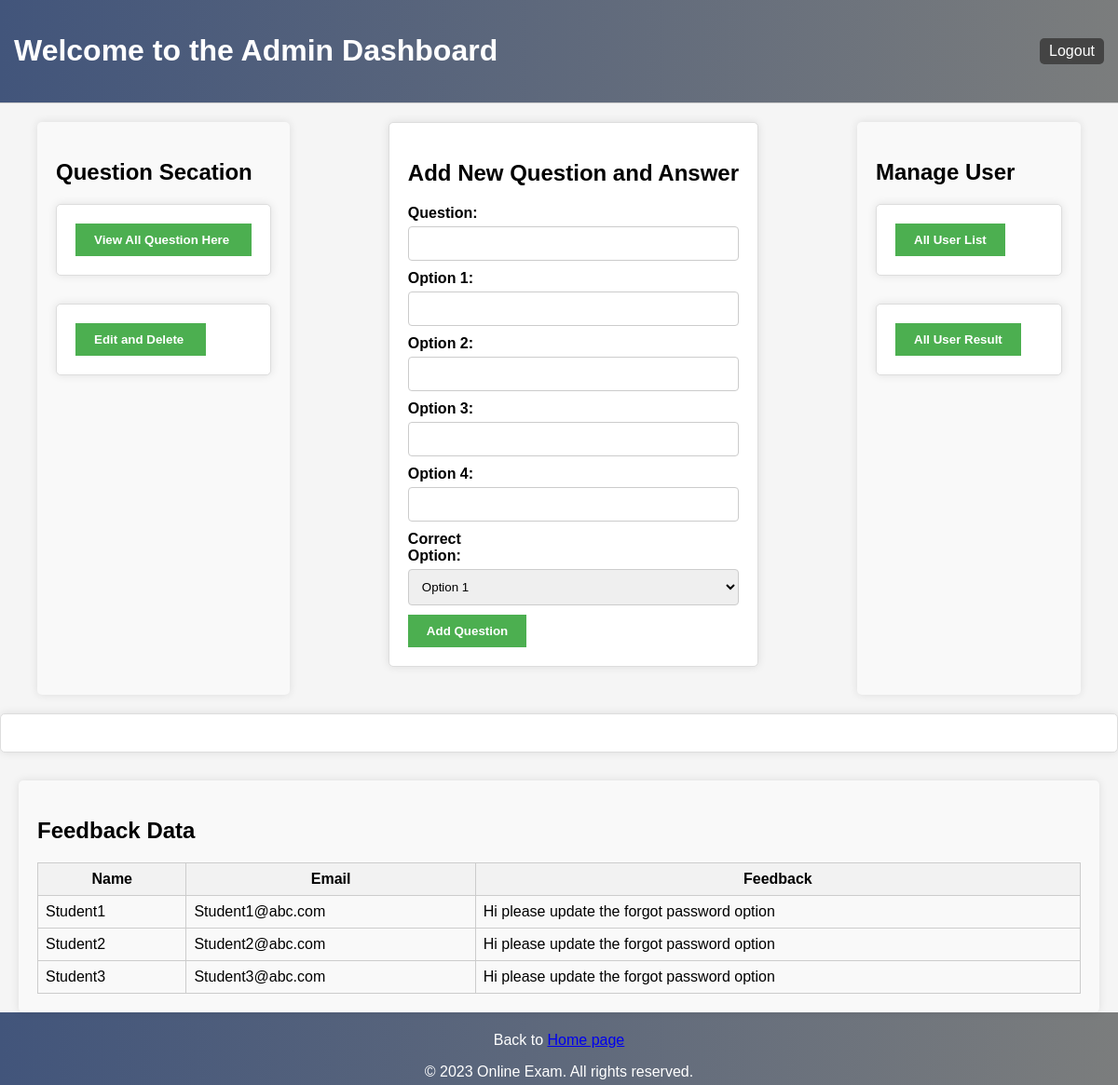
The page /admin_dashboard.php on the database its author committed.
### tables this page shows
CREATE TABLE `feedback` (
  `id` int(11) NOT NULL,
  `name` varchar(255) NOT NULL,
  `email` varchar(255) NOT NULL,
  `feedback` text NOT NULL,
  `submission_date` timestamp NOT NULL DEFAULT current_timestamp()
);

### admin_dashboard.php (the view, shortened to what this page needs)
<!DOCTYPE html>
<html>
<head>
</head>
<body>
    <div class="container">
        <header>
            <h1>Welcome to the Admin Dashboard</h1>
            <a href="logout.php" class="logout-btn">Logout</a>
        </header>
        <div class="main-content">
            <div class="left-sidebar">
            <h2>Question Secation</h2>
            <form action="view_questions.php" method="post">
                    <input type="submit" value="View All Question Here ">
    </form>
    <form action="all_question.php" method="post">
                    <input type="submit" value="Edit and Delete ">
    </form>
            </div>
            <form action="add_question.php" method="post">
    <h2>Add New Question and Answer</h2>
    <label>Question:</label>
    <input type="text" name="question"><br>
    <label>Option 1:</label>
    <input type="text" name="option1"><br>
    <label>Option 2:</label>
    <input type="text" name="option2"><br>
    <label>Option 3:</label>
    <input type="text" name="option3"><br>
    <label>Option 4:</label>
    <input type="text" name="option4"><br>
    <label>Correct Option:</label>
<select name="correct_option">
    <option value="1">Option 1</option>
</select><br>
    <input type="submit" value="Add Question">
</form>
            <div class="right-sidebar">
                <h2>Manage User</h2>
                <form action="user_list.php" method="post">
                    <input type="submit" value="All User List">
    </form>
                <form action="admin_exam_result.php" method="post">
                    <input type="submit" value="All User Result">
                </form>
            </div>
        </div>
    <form action="add_question.php" method="post">
    </form>
    <div class="right-sidebar">
        <h2>Feedback Data</h2>
        <table>
            <tr>
                <th>Name</th>
                <th>Email</th>
                <th>Feedback</th>
            </tr>
            <?php
            $host = 'localhost';
            $username = 'root';
            $password = 'root';
            $database = 'quiz';
            $conn = new mysqli($host, $username, $password, $database);
            $sql = "SELECT * FROM feedback";
            $result = $conn->query($sql);
            if ($result->num_rows > 0) {
                while ($row = $result->fetch_assoc()) {
                    echo '<tr>';
                    echo '<td>' . $row['name'] . '</td>';
                    echo '<td>' . $row['email'] . '</td>';
                    echo '<td>' . $row['feedback'] . '</td>';
                    echo '</tr>';
                }
            } else {
                echo '<tr><td colspan="3">No feedback data available</td></tr>';
            }
            ?>
        </table>
    </div>
</div>
        <footer>
            <p>Back to <a href="index.php">Home page</a></p>
            &copy; 2023 Online Exam. All rights reserved.
        </footer>
</body>
</html>

### admin_dashboard.php (style rules this page uses)
body { font-family: Arial, sans-serif; margin: 0; padding: 0; background-color: #f5f5f5; }
.container { display: flex; flex-direction: column; min-height: 100vh; }
header { background-image: linear-gradient(to right, #42557B, #7B7D7D); padding: 15px; color: #fff; text-align: center; display: flex; justify-content: space-between; align-items: center; border-bottom: 1px solid #ccc; }
.logout-btn { padding: 5px 10px; background-color: #444; color: #fff; text-decoration: none; border-radius: 5px; transition: background-color 0.3s ease; }
.left-sidebar, .right-sidebar { flex-basis: 200px; background-color: #f9f9f9; padding: 20px; border-radius: 5px; box-shadow: 0 0 10px rgba(0, 0, 0, 0.1); margin: 0 20px; }
.main-content { flex: 1; display: flex; justify-content: space-between; padding: 20px; }
form { margin-bottom: 30px; padding: 20px; background-color: #fff; border: 1px solid #ddd; border-radius: 5px; box-shadow: 0 0 10px rgba(0, 0, 0, 0.1); }
label { display: inline-block; width: 100px; font-weight: bold; margin-bottom: 5px; }
input[type="text"], input[type="password"], select { width: 100%; padding: 10px; margin-bottom: 10px; border: 1px solid #ccc; border-radius: 4px; box-sizing: border-box; }
input[type="submit"] { background-color: #4CAF50; color: white; padding: 10px 20px; border: none; cursor: pointer; font-weight: bold; transition: background-color 0.3s ease; }
table { border-collapse: collapse; width: 100%; }
table, th, td { border: 1px solid #ccc; padding: 8px; }
th { background-color: #f2f2f2; }
footer { background-image: linear-gradient(to right, #42557B, #7B7D7D); padding: 5px; color: #fff; text-align: center; grid-column: 1 / -1; }

### rows shown on the page
feedback: name "Student1", email "Student1@abc.com", feedback "Hi please update the forgot password option"
feedback: name "Student2", email "Student2@abc.com", feedback "Hi please update the forgot password option"
feedback: name "Student3", email "Student3@abc.com", feedback "Hi please update the forgot password option"
